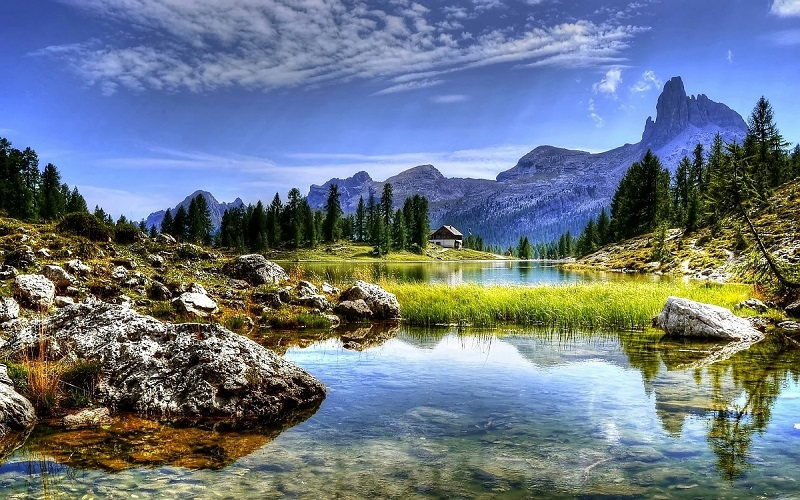
#> input picture images/landscape.jpg, 800 x 500 px
$ python HW3.py images/landscape.jpg images/cat.png images/cat.png
#> lines starting #> are read from the running program, lines starting #| are printed output that depends on the picture
# -*- coding: utf-8 -*-

'''
Homework - 3
'''

# imports
import sys
import cv2

UPPER_HALF_MODE = 'upper_half'
RIGHT_HALF_MODE = 'right_half'

################################################################################

def load_image(path, is_grayscale=False):
#> called with path = 'images/landscape.jpg', is_grayscale = False
    if is_grayscale:
        return cv2.imread(path, cv2.IMREAD_GRAYSCALE)
    else:
        return cv2.imread(path)
#> returned value is the input picture: shape (500, 800, 3); mean B, G, R 132.5, 119.5, 106.8

def is_not_loaded_properly(image):
    if (image is None) or (image.size == 0):
        return True
    else:
        return False

def crop_image(original_image, mode):
    height, width = original_image.shape[:2]
    if mode == UPPER_HALF_MODE:
        cropped_image = original_image[0:int(height/2), 0:width]
        return cropped_image
    elif mode == RIGHT_HALF_MODE:
        cropped_image = original_image[0:height, int(width/2):width]
        return cropped_image
    else:
        print('wrong mode')
        return None

def show_image(image, image_name):
    cv2.imshow(image_name, image)

def write_image_to_disk(path, image):
    cv2.imwrite(path, image)

################################################################################

if __name__ == "__main__":

    if len(sys.argv) < 4:
        print('invalid input')
        sys.exit()
    else:
        original_image_addr = sys.argv[1]
        upper_image_addr = sys.argv[2]
        right_image_addr = sys.argv[3]

        original_image = load_image(original_image_addr, is_grayscale=False)

        if is_not_loaded_properly(original_image):
            print('images not loaded properly ... exiting program')
            sys.exit()

        upper_half_image = crop_image(original_image, UPPER_HALF_MODE)
#> in crop_image, `cropped_image = original_image[0:int(height/2), 0:width]`:
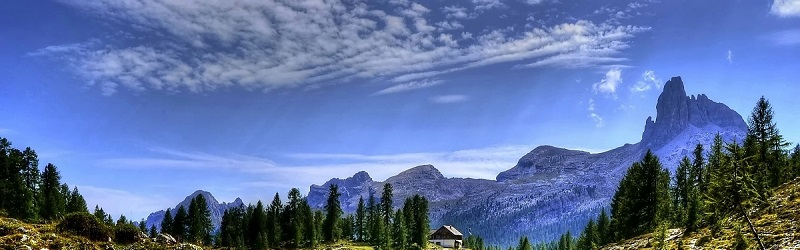
#> cropped_image: shape (250, 800, 3); mean B, G, R 164.7, 115.9, 93.7
        right_half_image = crop_image(original_image, RIGHT_HALF_MODE)
#> call 2 of crop_image, with mode = 'right_half'
#> in crop_image (call 2), `cropped_image = original_image[0:height, int(width/2):width]`:
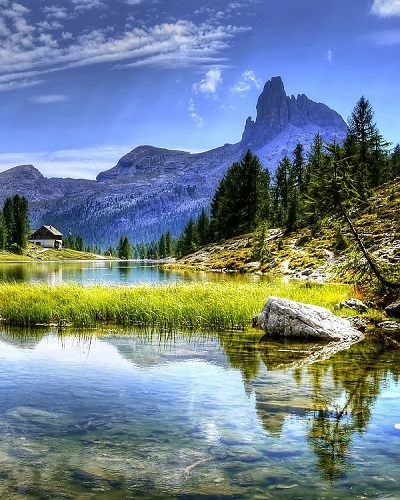
#> cropped_image: shape (500, 400, 3); mean B, G, R 140.8, 129.8, 112.3

        #show
        show_image(original_image, 'original')
        show_image(upper_half_image, UPPER_HALF_MODE)
        show_image(right_half_image, RIGHT_HALF_MODE)
        cv2.waitKey(0)
        cv2.destroyAllWindows()

        #save
        write_image_to_disk(upper_image_addr, upper_half_image)
        write_image_to_disk(right_image_addr, right_half_image)
